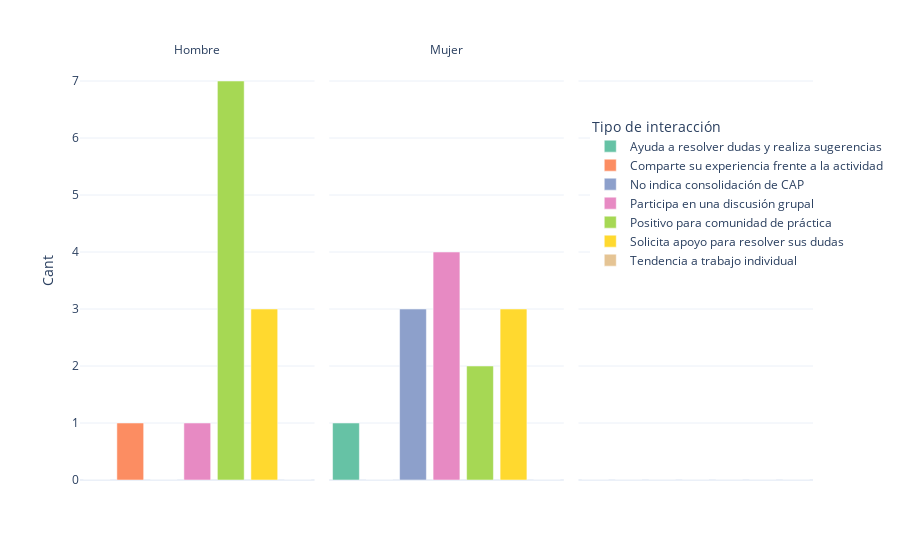

The cell this chart's notebook holds for it:
### Code cell
figc=px.bar(pivot,x='Tipo de interacción', y='Cant', color='Tipo de interacción', facet_col='Género', template="plotly_white",color_discrete_sequence=px.colors.qualitative.Set2)
figc.update_xaxes(visible=False, showticklabels=False)
figc.for_each_annotation(lambda a: a.update(text=a.text.split("=")[-1]))
figc.show(config=config_chart)

### Figure 1 — Plotly figure (JSON) as saved in the notebook; plotly's stock layout.template omitted (floating-point values rounded to 4 significant figures)
{"data": [{"alignmentgroup": "True", "hovertemplate": "Tipo de interacción=%{x}<br>Género=Hombre<br>Cant=%{y}<extra></extra>", "legendgroup": "Ayuda a resolver dudas y realiza sugerencias", "marker": {"color": "rgb(102,194,165)", "pattern": {"shape": ""}}, "name": "Ayuda a resolver dudas y realiza sugerencias", "offsetgroup": "Ayuda a resolver dudas y realiza sugerencias", "orientation": "v", "showlegend": true, "textposition": "auto", "type": "bar", "x": ["Ayuda a resolver dudas y realiza sugerencias"], "xaxis": "x", "y": [0], "yaxis": "y"}, {"alignmentgroup": "True", "hovertemplate": "Tipo de interacción=%{x}<br>Género=Mujer<br>Cant=%{y}<extra></extra>", "legendgroup": "Ayuda a resolver dudas y realiza sugerencias", "marker": {"color": "rgb(102,194,165)", "pattern": {"shape": ""}}, "name": "Ayuda a resolver dudas y realiza sugerencias", "offsetgroup": "Ayuda a resolver dudas y realiza sugerencias", "orientation": "v", "showlegend": false, "textposition": "auto", "type": "bar", "x": ["Ayuda a resolver dudas y realiza sugerencias"], "xaxis": "x2", "y": [1], "yaxis": "y2"}, {"alignmentgroup": "True", "hovertemplate": "Tipo de interacción=%{x}<br>Género=No especificado<br>Cant=%{y}<extra></extra>", "legendgroup": "Ayuda a resolver dudas y realiza sugerencias", "marker": {"color": "rgb(102,194,165)", "pattern": {"shape": ""}}, "name": "Ayuda a resolver dudas y realiza sugerencias", "offsetgroup": "Ayuda a resolver dudas y realiza sugerencias", "orientation": "v", "showlegend": false, "textposition": "auto", "type": "bar", "x": ["Ayuda a resolver dudas y realiza sugerencias"], "xaxis": "x3", "y": [0], "yaxis": "y3"}, {"alignmentgroup": "True", "hovertemplate": "Tipo de interacción=%{x}<br>Género=Hombre<br>Cant=%{y}<extra></extra>", "legendgroup": "Comparte su experiencia frente a la actividad", "marker": {"color": "rgb(252,141,98)", "pattern": {"shape": ""}}, "name": "Comparte su experiencia frente a la actividad", "offsetgroup": "Comparte su experiencia frente a la actividad", "orientation": "v", "showlegend": true, "textposition": "auto", "type": "bar", "x": ["Comparte su experiencia frente a la actividad"], "xaxis": "x", "y": [1], "yaxis": "y"}, {"alignmentgroup": "True", "hovertemplate": "Tipo de interacción=%{x}<br>Género=Mujer<br>Cant=%{y}<extra></extra>", "legendgroup": "Comparte su experiencia frente a la actividad", "marker": {"color": "rgb(252,141,98)", "pattern": {"shape": ""}}, "name": "Comparte su experiencia frente a la actividad", "offsetgroup": "Comparte su experiencia frente a la actividad", "orientation": "v", "showlegend": false, "textposition": "auto", "type": "bar", "x": ["Comparte su experiencia frente a la actividad"], "xaxis": "x2", "y": [0], "yaxis": "y2"}, {"alignmentgroup": "True", "hovertemplate": "Tipo de interacción=%{x}<br>Género=No especificado<br>Cant=%{y}<extra></extra>", "legendgroup": "Comparte su experiencia frente a la actividad", "marker": {"color": "rgb(252,141,98)", "pattern": {"shape": ""}}, "name": "Comparte su experiencia frente a la actividad", "offsetgroup": "Comparte su experiencia frente a la actividad", "orientation": "v", "showlegend": false, "textposition": "auto", "type": "bar", "x": ["Comparte su experiencia frente a la actividad"], "xaxis": "x3", "y": [0], "yaxis": "y3"}, {"alignmentgroup": "True", "hovertemplate": "Tipo de interacción=%{x}<br>Género=Hombre<br>Cant=%{y}<extra></extra>", "legendgroup": "No indica consolidación de CAP", "marker": {"color": "rgb(141,160,203)", "pattern": {"shape": ""}}, "name": "No indica consolidación de CAP", "offsetgroup": "No indica consolidación de CAP", "orientation": "v", "showlegend": true, "textposition": "auto", "type": "bar", "x": ["No indica consolidación de CAP"], "xaxis": "x", "y": [0], "yaxis": "y"}, {"alignmentgroup": "True", "hovertemplate": "Tipo de interacción=%{x}<br>Género=Mujer<br>Cant=%{y}<extra></extra>", "legendgroup": "No indica consolidación de CAP", "marker": {"color": "rgb(141,160,203)", "pattern": {"shape": ""}}, "name": "No indica consolidación de CAP", "offsetgroup": "No indica consolidación de CAP", "orientation": "v", "showlegend": false, "textposition": "auto", "type": "bar", "x": ["No indica consolidación de CAP"], "xaxis": "x2", "y": [3], "yaxis": "y2"}, {"alignmentgroup": "True", "hovertemplate": "Tipo de interacción=%{x}<br>Género=No especificado<br>Cant=%{y}<extra></extra>", "legendgroup": "No indica consolidación de CAP", "marker": {"color": "rgb(141,160,203)", "pattern": {"shape": ""}}, "name": "No indica consolidación de CAP", "offsetgroup": "No indica consolidación de CAP", "orientation": "v", "showlegend": false, "textposition": "auto", "type": "bar", "x": ["No indica consolidación de CAP"], "xaxis": "x3", "y": [0], "yaxis": "y3"}, {"alignmentgroup": "True", "hovertemplate": "Tipo de interacción=%{x}<br>Género=Hombre<br>Cant=%{y}<extra></extra>", "legendgroup": "Participa en una discusión grupal", "marker": {"color": "rgb(231,138,195)", "pattern": {"shape": ""}}, "name": "Participa en una discusión grupal", "offsetgroup": "Participa en una discusión grupal", "orientation": "v", "showlegend": true, "textposition": "auto", "type": "bar", "x": ["Participa en una discusión grupal"], "xaxis": "x", "y": [1], "yaxis": "y"}, {"alignmentgroup": "True", "hovertemplate": "Tipo de interacción=%{x}<br>Género=Mujer<br>Cant=%{y}<extra></extra>", "legendgroup": "Participa en una discusión grupal", "marker": {"color": "rgb(231,138,195)", "pattern": {"shape": ""}}, "name": "Participa en una discusión grupal", "offsetgroup": "Participa en una discusión grupal", "orientation": "v", "showlegend": false, "textposition": "auto", "type": "bar", "x": ["Participa en una discusión grupal"], "xaxis": "x2", "y": [4], "yaxis": "y2"}, {"alignmentgroup": "True", "hovertemplate": "Tipo de interacción=%{x}<br>Género=No especificado<br>Cant=%{y}<extra></extra>", "legendgroup": "Participa en una discusión grupal", "marker": {"color": "rgb(231,138,195)", "pattern": {"shape": ""}}, "name": "Participa en una discusión grupal", "offsetgroup": "Participa en una discusión grupal", "orientation": "v", "showlegend": false, "textposition": "auto", "type": "bar", "x": ["Participa en una discusión grupal"], "xaxis": "x3", "y": [0], "yaxis": "y3"}, {"alignmentgroup": "True", "hovertemplate": "Tipo de interacción=%{x}<br>Género=Hombre<br>Cant=%{y}<extra></extra>", "legendgroup": "Positivo para comunidad de práctica", "marker": {"color": "rgb(166,216,84)", "pattern": {"shape": ""}}, "name": "Positivo para comunidad de práctica", "offsetgroup": "Positivo para comunidad de práctica", "orientation": "v", "showlegend": true, "textposition": "auto", "type": "bar", "x": ["Positivo para comunidad de práctica"], "xaxis": "x", "y": [7], "yaxis": "y"}, {"alignmentgroup": "True", "hovertemplate": "Tipo de interacción=%{x}<br>Género=Mujer<br>Cant=%{y}<extra></extra>", "legendgroup": "Positivo para comunidad de práctica", "marker": {"color": "rgb(166,216,84)", "pattern": {"shape": ""}}, "name": "Positivo para comunidad de práctica", "offsetgroup": "Positivo para comunidad de práctica", "orientation": "v", "showlegend": false, "textposition": "auto", "type": "bar", "x": ["Positivo para comunidad de práctica"], "xaxis": "x2", "y": [2], "yaxis": "y2"}, {"alignmentgroup": "True", "hovertemplate": "Tipo de interacción=%{x}<br>Género=No especificado<br>Cant=%{y}<extra></extra>", "legendgroup": "Positivo para comunidad de práctica", "marker": {"color": "rgb(166,216,84)", "pattern": {"shape": ""}}, "name": "Positivo para comunidad de práctica", "offsetgroup": "Positivo para comunidad de práctica", "orientation": "v", "showlegend": false, "textposition": "auto", "type": "bar", "x": ["Positivo para comunidad de práctica"], "xaxis": "x3", "y": [0], "yaxis": "y3"}, {"alignmentgroup": "True", "hovertemplate": "Tipo de interacción=%{x}<br>Género=Hombre<br>Cant=%{y}<extra></extra>", "legendgroup": "Solicita apoyo para resolver sus dudas", "marker": {"color": "rgb(255,217,47)", "pattern": {"shape": ""}}, "name": "Solicita apoyo para resolver sus dudas", "offsetgroup": "Solicita apoyo para resolver sus dudas", "orientation": "v", "showlegend": true, "textposition": "auto", "type": "bar", "x": ["Solicita apoyo para resolver sus dudas"], "xaxis": "x", "y": [3], "yaxis": "y"}, {"alignmentgroup": "True", "hovertemplate": "Tipo de interacción=%{x}<br>Género=Mujer<br>Cant=%{y}<extra></extra>", "legendgroup": "Solicita apoyo para resolver sus dudas", "marker": {"color": "rgb(255,217,47)", "pattern": {"shape": ""}}, "name": "Solicita apoyo para resolver sus dudas", "offsetgroup": "Solicita apoyo para resolver sus dudas", "orientation": "v", "showlegend": false, "textposition": "auto", "type": "bar", "x": ["Solicita apoyo para resolver sus dudas"], "xaxis": "x2", "y": [3], "yaxis": "y2"}, {"alignmentgroup": "True", "hovertemplate": "Tipo de interacción=%{x}<br>Género=No especificado<br>Cant=%{y}<extra></extra>", "legendgroup": "Solicita apoyo para resolver sus dudas", "marker": {"color": "rgb(255,217,47)", "pattern": {"shape": ""}}, "name": "Solicita apoyo para resolver sus dudas", "offsetgroup": "Solicita apoyo para resolver sus dudas", "orientation": "v", "showlegend": false, "textposition": "auto", "type": "bar", "x": ["Solicita apoyo para resolver sus dudas"], "xaxis": "x3", "y": [0], "yaxis": "y3"}, {"alignmentgroup": "True", "hovertemplate": "Tipo de interacción=%{x}<br>Género=Hombre<br>Cant=%{y}<extra></extra>", "legendgroup": "Tendencia a trabajo individual", "marker": {"color": "rgb(229,196,148)", "pattern": {"shape": ""}}, "name": "Tendencia a trabajo individual", "offsetgroup": "Tendencia a trabajo individual", "orientation": "v", "showlegend": true, "textposition": "auto", "type": "bar", "x": ["Tendencia a trabajo individual"], "xaxis": "x", "y": [0], "yaxis": "y"}, {"alignmentgroup": "True", "hovertemplate": "Tipo de interacción=%{x}<br>Género=Mujer<br>Cant=%{y}<extra></extra>", "legendgroup": "Tendencia a trabajo individual", "marker": {"color": "rgb(229,196,148)", "pattern": {"shape": ""}}, "name": "Tendencia a trabajo individual", "offsetgroup": "Tendencia a trabajo individual", "orientation": "v", "showlegend": false, "textposition": "auto", "type": "bar", "x": ["Tendencia a trabajo individual"], "xaxis": "x2", "y": [0], "yaxis": "y2"}, {"alignmentgroup": "True", "hovertemplate": "Tipo de interacción=%{x}<br>Género=No especificado<br>Cant=%{y}<extra></extra>", "legendgroup": "Tendencia a trabajo individual", "marker": {"color": "rgb(229,196,148)", "pattern": {"shape": ""}}, "name": "Tendencia a trabajo individual", "offsetgroup": "Tendencia a trabajo individual", "orientation": "v", "showlegend": false, "textposition": "auto", "type": "bar", "x": ["Tendencia a trabajo individual"], "xaxis": "x3", "y": [0], "yaxis": "y3"}], "layout": {"annotations": [{"font": {}, "showarrow": false, "text": "Hombre", "x": 0.16, "xanchor": "center", "xref": "paper", "y": 1, "yanchor": "bottom", "yref": "paper"}, {"font": {}, "showarrow": false, "text": "Mujer", "x": 0.5, "xanchor": "center", "xref": "paper", "y": 1, "yanchor": "bottom", "yref": "paper"}, {"font": {}, "showarrow": false, "text": "", "x": 0.84, "xanchor": "center", "xref": "paper", "y": 1, "yanchor": "bottom", "yref": "paper"}], "autosize": true, "barmode": "relative", "legend": {"title": {"text": "Tipo de interacción"}, "tracegroupgap": 0, "x": 0.6961, "y": 0.8727}, "margin": {"t": 60}, "xaxis": {"anchor": "y", "autorange": true, "categoryarray": ["Ayuda a resolver dudas y realiza sugerencias", "Comparte su experiencia frente a la actividad", "No indica consolidación de CAP", "Participa en una discusión grupal", "Positivo para comunidad de práctica", "Solicita apoyo para resolver sus dudas", "Tendencia a trabajo individual"], "categoryorder": "array", "domain": [0, 0.32], "range": [-0.5, 6.5], "showticklabels": false, "title": {"text": "Tipo de interacción"}, "type": "category", "visible": false}, "xaxis2": {"anchor": "y2", "autorange": true, "categoryarray": ["Ayuda a resolver dudas y realiza sugerencias", "Comparte su experiencia frente a la actividad", "No indica consolidación de CAP", "Participa en una discusión grupal", "Positivo para comunidad de práctica", "Solicita apoyo para resolver sus dudas", "Tendencia a trabajo individual"], "categoryorder": "array", "domain": [0.34, 0.66], "matches": "x", "range": [-0.5, 6.5], "showticklabels": false, "title": {"text": "Tipo de interacción"}, "type": "category", "visible": false}, "xaxis3": {"anchor": "y3", "autorange": true, "categoryarray": ["Ayuda a resolver dudas y realiza sugerencias", "Comparte su experiencia frente a la actividad", "No indica consolidación de CAP", "Participa en una discusión grupal", "Positivo para comunidad de práctica", "Solicita apoyo para resolver sus dudas", "Tendencia a trabajo individual"], "categoryorder": "array", "domain": [0.68, 1.0], "matches": "x", "range": [-0.5, 6.5], "showticklabels": false, "title": {"text": "Tipo de interacción"}, "type": "category", "visible": false}, "yaxis": {"anchor": "x", "autorange": true, "domain": [0, 1], "range": [0, 7.368], "title": {"text": "Cant"}, "type": "linear"}, "yaxis2": {"anchor": "x2", "autorange": true, "domain": [0, 1], "matches": "y", "range": [0, 7.368], "showticklabels": false, "type": "linear"}, "yaxis3": {"anchor": "x3", "autorange": true, "domain": [0, 1], "matches": "y", "range": [0, 7.368], "showticklabels": false, "type": "linear"}}}
